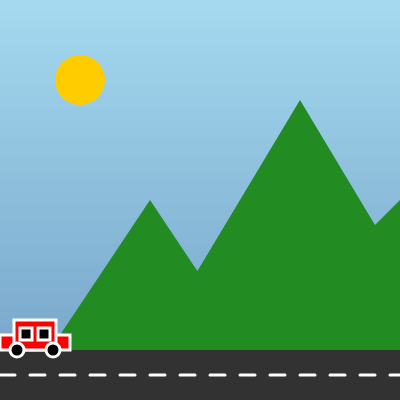
Frame 1 (no input)
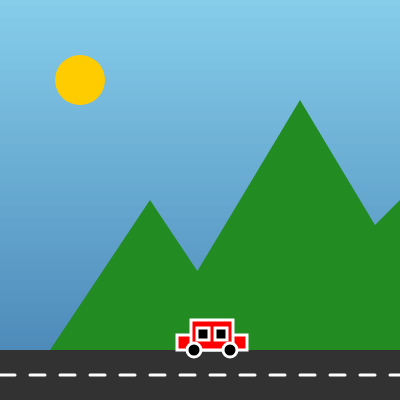
Frame 60 (no input)
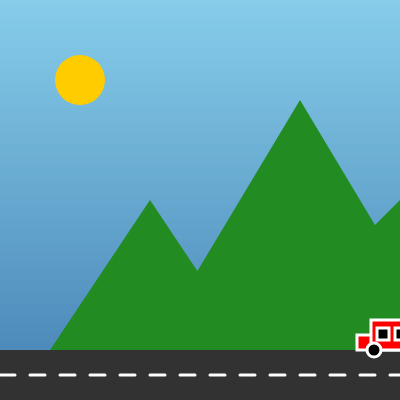
Frame 120 (the mouse pressed at the canvas centre since frame 60)

The p5.js sketch that drew these frames (run headless with seeded random() and noise() and a simulated clock; from frame 60 on, the mouse is pressed at the canvas centre):

// p5.js sketch
// ── sketch.js
let carX = 0;

function setup() {
  createCanvas(400, 400); // Set the canvas size to 400x400 pixels
}

function draw() {
  backgroundSky();
  drawSun();
  drawMountains();
  drawRoad();
  drawCar(carX, height - 50); // Adjust the car's y-position
  carX += 3; // Adjust the car's speed for better visibility on a smaller canvas
  if (carX > width) {
    carX = -100; // Reset car position
  }
}

function backgroundSky() {
  // Draw gradient sky
  for (let y = 0; y < height; y++) {
    let inter = map(y, 0, height, 0, 1);
    let c = lerpColor(color(135, 206, 235), color(70, 130, 180), inter);
    stroke(c);
    line(0, y, width, y);
  }
}

function drawSun() {
  // Draw sun
  noStroke();
  fill(255, 204, 0);
  ellipse(80, 80, 50, 50);
}

function drawMountains() {
  // Draw mountains touching the road boundary
  fill(34, 139, 34);
  triangle(50, height - 50, 150, height - 200, 250, height - 50);
  triangle(150, height - 50, 300, height - 300, 450, height - 50);
  triangle(250, height - 50, 400, height - 200, 550, height - 50);
}

function drawRoad() {
  // Draw road
  fill(50);
  rect(0, height - 50, width, 50);
  // Draw road lines
  stroke(255);
  strokeWeight(3);
  for (let i = 0; i < width; i += 30) {
    line(i, height - 25, i + 15, height - 25);
  }
}

function drawCar(x, y) {
  // Draw car body
  fill(255, 0, 0);
  rect(x, y - 15, 70, 15);
  rect(x + 14, y - 30, 42, 30);
  // Draw windows
  fill(0);
  rect(x + 20, y - 22, 12, 12);
  rect(x + 38, y - 22, 12, 12);
  // Draw wheels
  fill(0);
  ellipse(x + 17, y, 14, 14);
  ellipse(x + 53, y, 14, 14);
}
